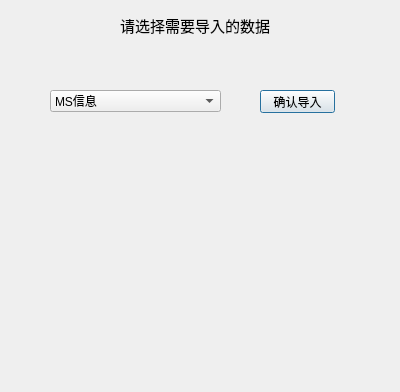
<?xml version="1.0" encoding="UTF-8"?>
<ui version="4.0">
 <class>DataIn</class>
 <widget class="QDialog" name="DataIn">
  <property name="geometry">
   <rect>
    <x>0</x>
    <y>0</y>
    <width>400</width>
    <height>392</height>
   </rect>
  </property>
  <property name="windowTitle">
   <string>Dialog</string>
  </property>
  <widget class="QLabel" name="label">
   <property name="geometry">
    <rect>
     <x>120</x>
     <y>10</y>
     <width>161</width>
     <height>31</height>
    </rect>
   </property>
   <property name="font">
    <font>
     <family>楷体</family>
     <pointsize>11</pointsize>
    </font>
   </property>
   <property name="text">
    <string>请选择需要导入的数据</string>
   </property>
  </widget>
  <widget class="QComboBox" name="comboBox">
   <property name="geometry">
    <rect>
     <x>50</x>
     <y>90</y>
     <width>171</width>
     <height>22</height>
    </rect>
   </property>
   <item>
    <property name="text">
     <string>MS信息</string>
    </property>
   </item>
   <item>
    <property name="text">
     <string>MSC信息</string>
    </property>
   </item>
   <item>
    <property name="text">
     <string>BSC信息</string>
    </property>
   </item>
   <item>
    <property name="text">
     <string>BTS信息</string>
    </property>
   </item>
   <item>
    <property name="text">
     <string>小区信息</string>
    </property>
   </item>
   <item>
    <property name="text">
     <string>小区频点表</string>
    </property>
   </item>
   <item>
    <property name="text">
     <string>天线信息</string>
    </property>
   </item>
   <item>
    <property name="text">
     <string>话务数据</string>
    </property>
   </item>
   <item>
    <property name="text">
     <string>邻区信息</string>
    </property>
   </item>
   <item>
    <property name="text">
     <string>路测信息</string>
    </property>
   </item>
  </widget>
  <widget class="QPushButton" name="confirm">
   <property name="geometry">
    <rect>
     <x>260</x>
     <y>90</y>
     <width>75</width>
     <height>23</height>
    </rect>
   </property>
   <property name="text">
    <string>确认导入</string>
   </property>
  </widget>
 </widget>
 <resources/>
 <connections/>
</ui>
